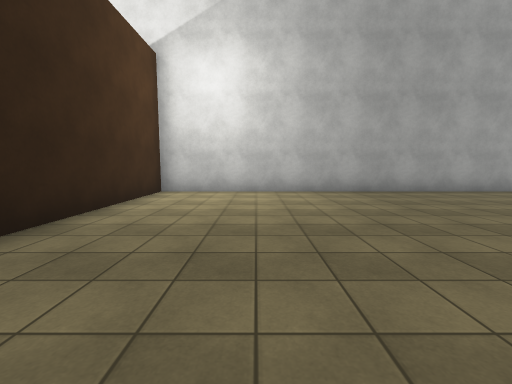
View 1 (above)

18 first-person views from a walk through a 3-D level made in the Unity game engine. The camera is 1.4 m above the floor, tilts 6° down and sees 90° across. Doors are open. The floor is counted in squares, 2 m on a side. Each view is taken from the middle of a square. On the plan, view 1 faces up. The plan holds only what a view shows up to about 9 squares ahead; the rest is blank. The place goes on beyond the plan. The player character is not drawn. Surface patterns are stand-ins for the level's own textures.

View 2
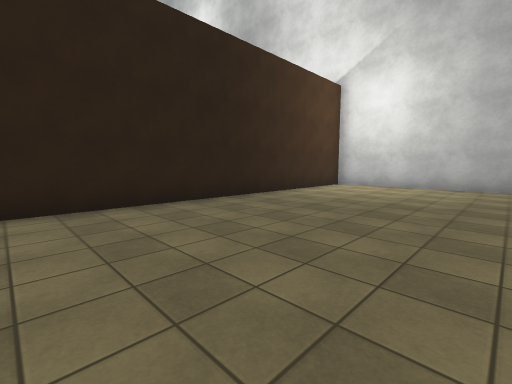

View 3
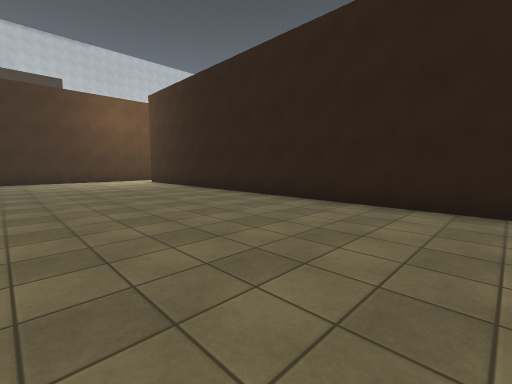

View 4
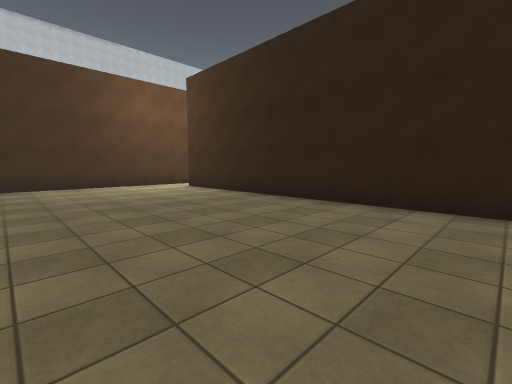

View 5
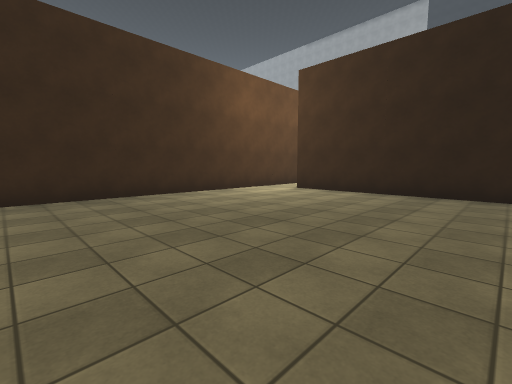

View 6
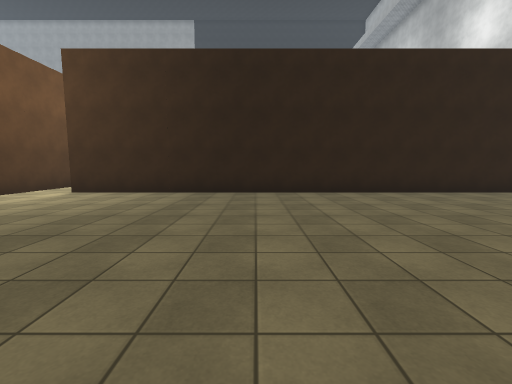

View 7
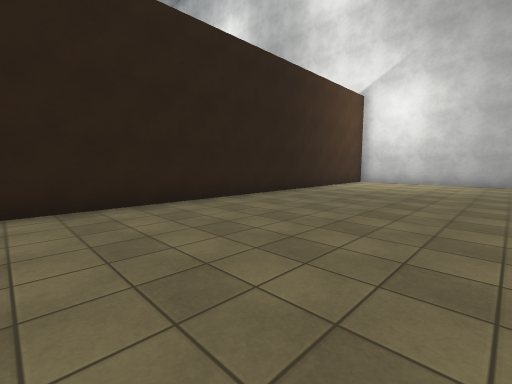

View 8
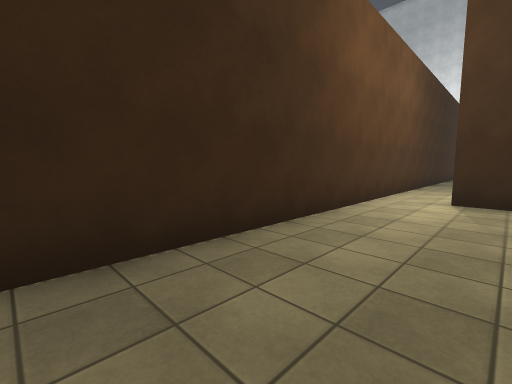

View 9
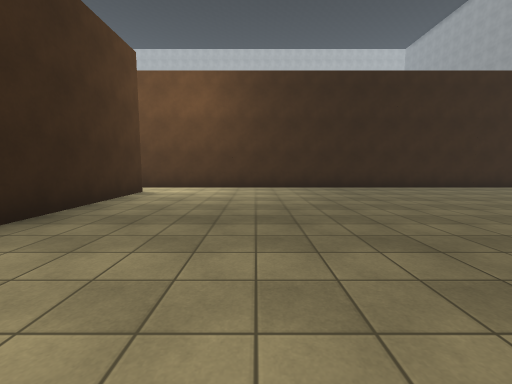

View 10
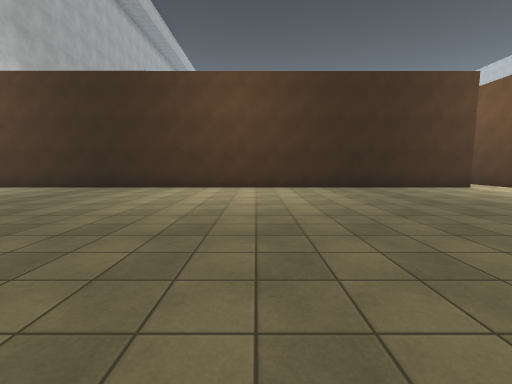

View 11
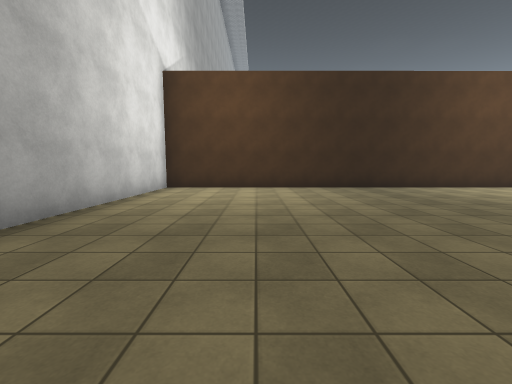

View 12
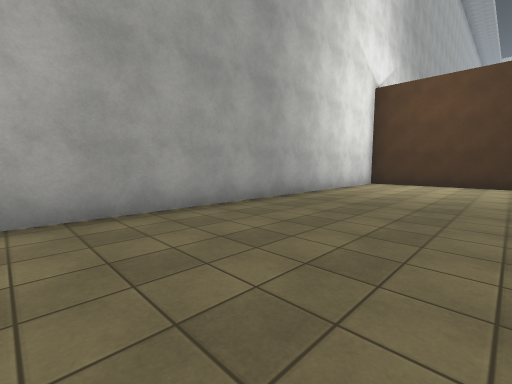

View 13
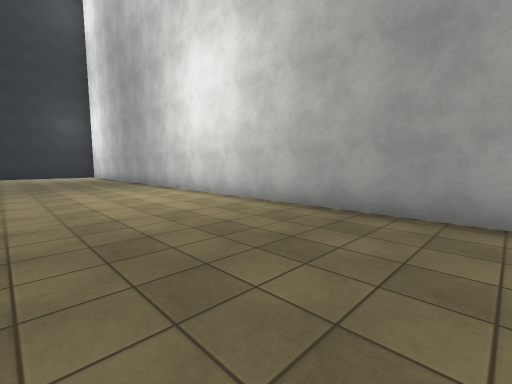

View 14
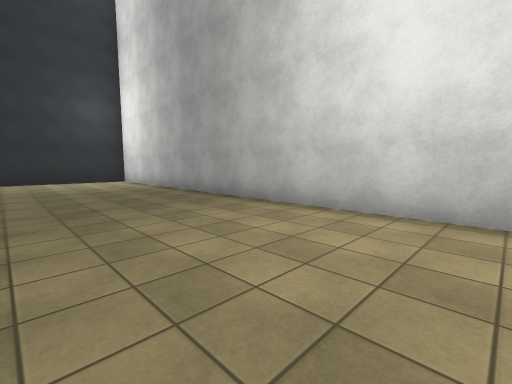

View 15
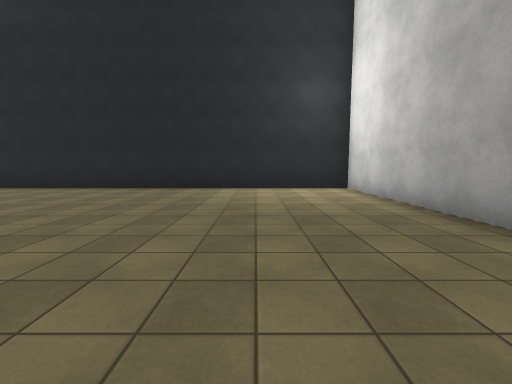

View 16
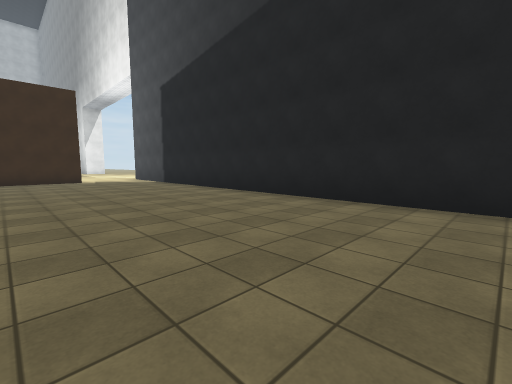

View 17
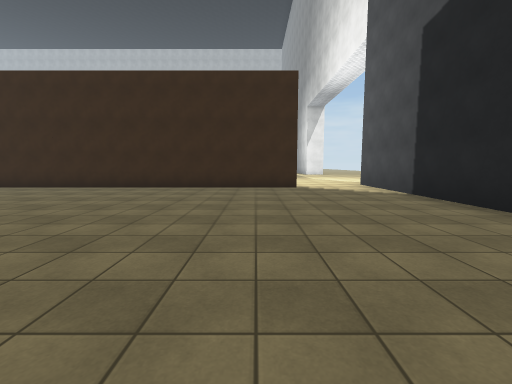

View 18
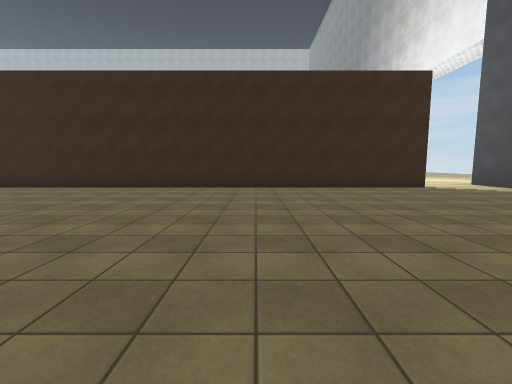

### Floor plan
Points are (right, up) in squares from view 1. A wall is a line through its corners. A room is listed if a view was taken in it or the views show most of it. See-through windows are left out.
Room 1 (views 1, 2, 3, 4, 5, 6, 7, 8)
walls: (-3.4, -12) (4.1, -12); (4.5, 6.8) (-2.5, 6.8) (-2.5, -10.8)
ways out: opening at (-3, -11) to room 2
Room 2 (views 9, 10, 11, 12, 13, 14, 15, 16, 17, 18)
walls: (-25.4, -12) (-3.4, -12); (-3, -10.8) (-3, 6.8) (-27.8, 6.8) (-27.8, -11.6)
ways out: opening at (-3, -11) to room 1; opening at (-26.5, -12)

Positions as (right, up) in squares from view 1, and headings:
1: (0, 0), facing up
2: (2, -2), facing up-left
3: (2, 0), facing down-left
4: (2, -3), facing down-left
5: (4, -6), facing down-left
6: (4, -6), facing left
7: (2, -4), facing up-left
8: (3, -10), facing down-left
9: (-6, -4), facing down
10: (-11, -4), facing right
11: (-11, 4), facing right
12: (-13, 3), facing up-right
13: (-11, 3), facing up-left
14: (-16, 3), facing up-left
15: (-20, 4), facing left
16: (-23, 0), facing down-left
17: (-24, -4), facing down
18: (-20, -4), facing down
